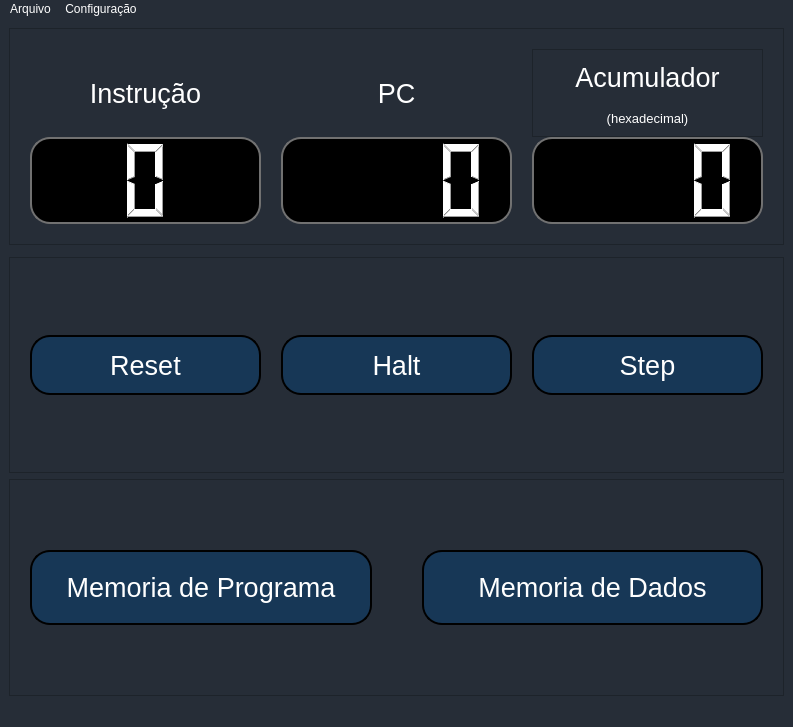
<?xml version="1.0" encoding="UTF-8"?>
<ui version="4.0">
 <class>MainWindow</class>
 <widget class="QMainWindow" name="MainWindow">
  <property name="geometry">
   <rect>
    <x>0</x>
    <y>0</y>
    <width>793</width>
    <height>727</height>
   </rect>
  </property>
  <property name="windowTitle">
   <string>BIPy</string>
  </property>
  <property name="styleSheet">
   <string notr="true">QWidget{
	background: #262d37;
	color: white;
}

QPushButton{
	border-radius: 20%;;
	background: rgba(0, 71, 133,0.4);
	color: white;
	border: 2px solid #000;
}

QPushButton:hover{
	background: rgba(0, 71, 133,0.3);
}

QPushButton:pressed{
	background:rgba(0, 71, 133,0.2);
}

QLCDNumber{
  background-color: rgb(0, 0, 0);
  border: 2px solid rgb(113, 113, 113);
  border-width: 2%;
  border-radius: 20%;
  color: rgb(255, 255, 255);
}</string>
  </property>
  <widget class="QWidget" name="centralwidget">
   <property name="palette">
    <palette>
     <active>
      <colorrole role="WindowText">
       <brush brushstyle="SolidPattern">
        <color alpha="255">
         <red>255</red>
         <green>255</green>
         <blue>255</blue>
        </color>
       </brush>
      </colorrole>
      <colorrole role="Button">
       <brush brushstyle="SolidPattern">
        <color alpha="255">
         <red>38</red>
         <green>45</green>
         <blue>55</blue>
        </color>
       </brush>
      </colorrole>
      <colorrole role="Text">
       <brush brushstyle="SolidPattern">
        <color alpha="255">
         <red>255</red>
         <green>255</green>
         <blue>255</blue>
        </color>
       </brush>
      </colorrole>
      <colorrole role="ButtonText">
       <brush brushstyle="SolidPattern">
        <color alpha="255">
         <red>255</red>
         <green>255</green>
         <blue>255</blue>
        </color>
       </brush>
      </colorrole>
      <colorrole role="Base">
       <brush brushstyle="SolidPattern">
        <color alpha="255">
         <red>38</red>
         <green>45</green>
         <blue>55</blue>
        </color>
       </brush>
      </colorrole>
      <colorrole role="Window">
       <brush brushstyle="SolidPattern">
        <color alpha="255">
         <red>38</red>
         <green>45</green>
         <blue>55</blue>
        </color>
       </brush>
      </colorrole>
     </active>
     <inactive>
      <colorrole role="WindowText">
       <brush brushstyle="SolidPattern">
        <color alpha="255">
         <red>255</red>
         <green>255</green>
         <blue>255</blue>
        </color>
       </brush>
      </colorrole>
      <colorrole role="Button">
       <brush brushstyle="SolidPattern">
        <color alpha="255">
         <red>38</red>
         <green>45</green>
         <blue>55</blue>
        </color>
       </brush>
      </colorrole>
      <colorrole role="Text">
       <brush brushstyle="SolidPattern">
        <color alpha="255">
         <red>255</red>
         <green>255</green>
         <blue>255</blue>
        </color>
       </brush>
      </colorrole>
      <colorrole role="ButtonText">
       <brush brushstyle="SolidPattern">
        <color alpha="255">
         <red>255</red>
         <green>255</green>
         <blue>255</blue>
        </color>
       </brush>
      </colorrole>
      <colorrole role="Base">
       <brush brushstyle="SolidPattern">
        <color alpha="255">
         <red>38</red>
         <green>45</green>
         <blue>55</blue>
        </color>
       </brush>
      </colorrole>
      <colorrole role="Window">
       <brush brushstyle="SolidPattern">
        <color alpha="255">
         <red>38</red>
         <green>45</green>
         <blue>55</blue>
        </color>
       </brush>
      </colorrole>
     </inactive>
     <disabled>
      <colorrole role="WindowText">
       <brush brushstyle="SolidPattern">
        <color alpha="255">
         <red>255</red>
         <green>255</green>
         <blue>255</blue>
        </color>
       </brush>
      </colorrole>
      <colorrole role="Button">
       <brush brushstyle="SolidPattern">
        <color alpha="255">
         <red>38</red>
         <green>45</green>
         <blue>55</blue>
        </color>
       </brush>
      </colorrole>
      <colorrole role="Text">
       <brush brushstyle="SolidPattern">
        <color alpha="255">
         <red>255</red>
         <green>255</green>
         <blue>255</blue>
        </color>
       </brush>
      </colorrole>
      <colorrole role="ButtonText">
       <brush brushstyle="SolidPattern">
        <color alpha="255">
         <red>255</red>
         <green>255</green>
         <blue>255</blue>
        </color>
       </brush>
      </colorrole>
      <colorrole role="Base">
       <brush brushstyle="SolidPattern">
        <color alpha="255">
         <red>38</red>
         <green>45</green>
         <blue>55</blue>
        </color>
       </brush>
      </colorrole>
      <colorrole role="Window">
       <brush brushstyle="SolidPattern">
        <color alpha="255">
         <red>38</red>
         <green>45</green>
         <blue>55</blue>
        </color>
       </brush>
      </colorrole>
     </disabled>
    </palette>
   </property>
   <layout class="QVBoxLayout" name="verticalLayout">
    <item>
     <widget class="QFrame" name="frame">
      <property name="font">
       <font>
        <pointsize>15</pointsize>
       </font>
      </property>
      <property name="frameShape">
       <enum>QFrame::StyledPanel</enum>
      </property>
      <property name="frameShadow">
       <enum>QFrame::Raised</enum>
      </property>
      <layout class="QGridLayout" name="gridLayout">
       <property name="leftMargin">
        <number>20</number>
       </property>
       <property name="topMargin">
        <number>20</number>
       </property>
       <property name="rightMargin">
        <number>20</number>
       </property>
       <property name="bottomMargin">
        <number>20</number>
       </property>
       <property name="horizontalSpacing">
        <number>20</number>
       </property>
       <property name="verticalSpacing">
        <number>0</number>
       </property>
       <item row="0" column="0">
        <widget class="QLabel" name="label">
         <property name="font">
          <font>
           <pointsize>20</pointsize>
          </font>
         </property>
         <property name="text">
          <string>Instrução</string>
         </property>
         <property name="alignment">
          <set>Qt::AlignCenter</set>
         </property>
        </widget>
       </item>
       <item row="1" column="1">
        <widget class="QLCDNumber" name="program_counter">
         <property name="frameShape">
          <enum>QFrame::NoFrame</enum>
         </property>
         <property name="digitCount">
          <number>4</number>
         </property>
         <property name="mode">
          <enum>QLCDNumber::Hex</enum>
         </property>
         <property name="value" stdset="0">
          <double>0.000000000000000</double>
         </property>
        </widget>
       </item>
       <item row="0" column="1">
        <widget class="QLabel" name="label_2">
         <property name="font">
          <font>
           <pointsize>20</pointsize>
          </font>
         </property>
         <property name="text">
          <string>PC</string>
         </property>
         <property name="alignment">
          <set>Qt::AlignCenter</set>
         </property>
        </widget>
       </item>
       <item row="1" column="0">
        <widget class="QLCDNumber" name="instruct_counter">
         <property name="frameShape">
          <enum>QFrame::NoFrame</enum>
         </property>
         <property name="digitCount">
          <number>1</number>
         </property>
         <property name="mode">
          <enum>QLCDNumber::Hex</enum>
         </property>
         <property name="value" stdset="0">
          <double>0.000000000000000</double>
         </property>
        </widget>
       </item>
       <item row="1" column="2">
        <widget class="QLCDNumber" name="acumulador">
         <property name="frameShape">
          <enum>QFrame::NoFrame</enum>
         </property>
         <property name="digitCount">
          <number>4</number>
         </property>
         <property name="mode">
          <enum>QLCDNumber::Hex</enum>
         </property>
         <property name="value" stdset="0">
          <double>0.000000000000000</double>
         </property>
        </widget>
       </item>
       <item row="0" column="2">
        <widget class="QFrame" name="frame_4">
         <property name="frameShape">
          <enum>QFrame::StyledPanel</enum>
         </property>
         <property name="frameShadow">
          <enum>QFrame::Raised</enum>
         </property>
         <layout class="QVBoxLayout" name="verticalLayout_2">
          <property name="bottomMargin">
           <number>0</number>
          </property>
          <item>
           <widget class="QLabel" name="label_3">
            <property name="font">
             <font>
              <pointsize>20</pointsize>
             </font>
            </property>
            <property name="text">
             <string>Acumulador</string>
            </property>
            <property name="alignment">
             <set>Qt::AlignCenter</set>
            </property>
           </widget>
          </item>
          <item>
           <widget class="QFrame" name="frame_5">
            <property name="maximumSize">
             <size>
              <width>16777215</width>
              <height>50</height>
             </size>
            </property>
            <property name="styleSheet">
             <string notr="true"/>
            </property>
            <property name="frameShape">
             <enum>QFrame::NoFrame</enum>
            </property>
            <property name="frameShadow">
             <enum>QFrame::Raised</enum>
            </property>
            <layout class="QHBoxLayout" name="horizontalLayout">
             <property name="spacing">
              <number>0</number>
             </property>
             <property name="leftMargin">
              <number>0</number>
             </property>
             <property name="topMargin">
              <number>0</number>
             </property>
             <property name="rightMargin">
              <number>0</number>
             </property>
             <property name="bottomMargin">
              <number>0</number>
             </property>
             <item>
              <widget class="QLabel" name="label_4">
               <property name="enabled">
                <bool>true</bool>
               </property>
               <property name="maximumSize">
                <size>
                 <width>16777215</width>
                 <height>15</height>
                </size>
               </property>
               <property name="font">
                <font>
                 <pointsize>10</pointsize>
                </font>
               </property>
               <property name="text">
                <string>(hexadecimal)</string>
               </property>
               <property name="alignment">
                <set>Qt::AlignCenter</set>
               </property>
              </widget>
             </item>
            </layout>
           </widget>
          </item>
         </layout>
        </widget>
       </item>
      </layout>
     </widget>
    </item>
    <item>
     <widget class="QDialogButtonBox" name="buttonBox"/>
    </item>
    <item>
     <widget class="QFrame" name="frame_2">
      <property name="frameShape">
       <enum>QFrame::StyledPanel</enum>
      </property>
      <property name="frameShadow">
       <enum>QFrame::Raised</enum>
      </property>
      <layout class="QHBoxLayout" name="horizontalLayout_2">
       <property name="spacing">
        <number>20</number>
       </property>
       <property name="leftMargin">
        <number>20</number>
       </property>
       <property name="topMargin">
        <number>20</number>
       </property>
       <property name="rightMargin">
        <number>20</number>
       </property>
       <property name="bottomMargin">
        <number>20</number>
       </property>
       <item>
        <widget class="QPushButton" name="reset_button">
         <property name="minimumSize">
          <size>
           <width>0</width>
           <height>60</height>
          </size>
         </property>
         <property name="font">
          <font>
           <pointsize>20</pointsize>
          </font>
         </property>
         <property name="cursor">
          <cursorShape>PointingHandCursor</cursorShape>
         </property>
         <property name="toolTip">
          <string>Reseta o runtime do processador</string>
         </property>
         <property name="statusTip">
          <string>Reseta o runtime do processador</string>
         </property>
         <property name="whatsThis">
          <string/>
         </property>
         <property name="text">
          <string>Reset</string>
         </property>
         <property name="shortcut">
          <string>Ctrl+R</string>
         </property>
        </widget>
       </item>
       <item>
        <widget class="QPushButton" name="halt_check">
         <property name="minimumSize">
          <size>
           <width>0</width>
           <height>60</height>
          </size>
         </property>
         <property name="font">
          <font>
           <pointsize>20</pointsize>
          </font>
         </property>
         <property name="cursor">
          <cursorShape>PointingHandCursor</cursorShape>
         </property>
         <property name="toolTip">
          <string>Step automático</string>
         </property>
         <property name="toolTipDuration">
          <number>-1</number>
         </property>
         <property name="statusTip">
          <string>Step automático</string>
         </property>
         <property name="layoutDirection">
          <enum>Qt::LeftToRight</enum>
         </property>
         <property name="styleSheet">
          <string notr="true">
QPushButton:checked{ 
	background-color: rgba(0, 71, 133,0.8);
 }</string>
         </property>
         <property name="text">
          <string>Halt</string>
         </property>
         <property name="checkable">
          <bool>true</bool>
         </property>
         <property name="checked">
          <bool>false</bool>
         </property>
         <property name="autoDefault">
          <bool>false</bool>
         </property>
         <property name="default">
          <bool>false</bool>
         </property>
         <property name="flat">
          <bool>false</bool>
         </property>
        </widget>
       </item>
       <item>
        <widget class="QPushButton" name="step_button">
         <property name="minimumSize">
          <size>
           <width>0</width>
           <height>60</height>
          </size>
         </property>
         <property name="font">
          <font>
           <pointsize>20</pointsize>
          </font>
         </property>
         <property name="cursor">
          <cursorShape>PointingHandCursor</cursorShape>
         </property>
         <property name="toolTip">
          <string>Executar a próxima instrução</string>
         </property>
         <property name="statusTip">
          <string>Executar a próxima instrução</string>
         </property>
         <property name="styleSheet">
          <string notr="true"/>
         </property>
         <property name="text">
          <string>Step</string>
         </property>
         <property name="shortcut">
          <string>Space</string>
         </property>
        </widget>
       </item>
      </layout>
     </widget>
    </item>
    <item>
     <widget class="QFrame" name="frame_3">
      <property name="font">
       <font>
        <pointsize>20</pointsize>
       </font>
      </property>
      <property name="frameShape">
       <enum>QFrame::StyledPanel</enum>
      </property>
      <property name="frameShadow">
       <enum>QFrame::Raised</enum>
      </property>
      <layout class="QHBoxLayout" name="horizontalLayout_3">
       <property name="spacing">
        <number>50</number>
       </property>
       <property name="leftMargin">
        <number>20</number>
       </property>
       <property name="topMargin">
        <number>20</number>
       </property>
       <property name="rightMargin">
        <number>20</number>
       </property>
       <property name="bottomMargin">
        <number>20</number>
       </property>
       <item>
        <widget class="QPushButton" name="pushButton_2">
         <property name="minimumSize">
          <size>
           <width>0</width>
           <height>75</height>
          </size>
         </property>
         <property name="font">
          <font>
           <pointsize>20</pointsize>
          </font>
         </property>
         <property name="cursor">
          <cursorShape>PointingHandCursor</cursorShape>
         </property>
         <property name="toolTip">
          <string>Abrir memoria de programa</string>
         </property>
         <property name="toolTipDuration">
          <number>0</number>
         </property>
         <property name="statusTip">
          <string>Abrir memoria de programa</string>
         </property>
         <property name="text">
          <string>Memoria de Programa</string>
         </property>
         <property name="shortcut">
          <string>Ctrl+P</string>
         </property>
        </widget>
       </item>
       <item>
        <widget class="QPushButton" name="pushButton">
         <property name="minimumSize">
          <size>
           <width>0</width>
           <height>75</height>
          </size>
         </property>
         <property name="font">
          <font>
           <pointsize>20</pointsize>
          </font>
         </property>
         <property name="cursor">
          <cursorShape>PointingHandCursor</cursorShape>
         </property>
         <property name="toolTip">
          <string>Abrir memoria de dados</string>
         </property>
         <property name="statusTip">
          <string>Abrir memoria de dados</string>
         </property>
         <property name="text">
          <string>Memoria de Dados</string>
         </property>
         <property name="shortcut">
          <string>Ctrl+D</string>
         </property>
        </widget>
       </item>
      </layout>
     </widget>
    </item>
   </layout>
  </widget>
  <widget class="QMenuBar" name="menubar">
   <property name="geometry">
    <rect>
     <x>0</x>
     <y>0</y>
     <width>793</width>
     <height>21</height>
    </rect>
   </property>
   <widget class="QMenu" name="menuArquivo">
    <property name="title">
     <string>Arquivo</string>
    </property>
    <widget class="QMenu" name="menuAbrir">
     <property name="title">
      <string>Carregar</string>
     </property>
     <addaction name="actionMemoria_de_Dados"/>
     <addaction name="actionMemoria_de_Programa"/>
    </widget>
    <widget class="QMenu" name="menuSalvar">
     <property name="title">
      <string>Salvar</string>
     </property>
     <addaction name="actionMemoria_de_Dados_2"/>
     <addaction name="actionMemoria_de_Programa_2"/>
    </widget>
    <addaction name="menuSalvar"/>
    <addaction name="menuAbrir"/>
   </widget>
   <widget class="QMenu" name="menuConfigura_o">
    <property name="title">
     <string>Configuração</string>
    </property>
    <widget class="QMenu" name="menuAlterar_modo_do_acumulador">
     <property name="title">
      <string>Alterar modo do acumulador</string>
     </property>
     <addaction name="actionHexadecimal"/>
     <addaction name="actionDecimal"/>
    </widget>
    <addaction name="actionSetar_Clock"/>
    <addaction name="menuAlterar_modo_do_acumulador"/>
   </widget>
   <addaction name="menuArquivo"/>
   <addaction name="menuConfigura_o"/>
  </widget>
  <widget class="QStatusBar" name="statusbar"/>
  <action name="actionAbrir_Memoria_de_Dados">
   <property name="text">
    <string>Abrir Memoria de Dados</string>
   </property>
  </action>
  <action name="actionMemoria_de_Dados">
   <property name="text">
    <string>Memoria de Dados</string>
   </property>
  </action>
  <action name="actionMemoria_de_Programa">
   <property name="text">
    <string>Memoria de Programa</string>
   </property>
  </action>
  <action name="actionMemoria_de_Dados_2">
   <property name="text">
    <string>Memoria de Dados</string>
   </property>
  </action>
  <action name="actionMemoria_de_Programa_2">
   <property name="text">
    <string>Memoria de Programa</string>
   </property>
  </action>
  <action name="actionSetar_Clock">
   <property name="text">
    <string>Setar Clock</string>
   </property>
   <property name="statusTip">
    <string>Altera a velocidade do clock</string>
   </property>
   <property name="shortcut">
    <string>Ctrl+H</string>
   </property>
  </action>
  <action name="actionHexadecimal">
   <property name="text">
    <string>Hexadecimal</string>
   </property>
   <property name="statusTip">
    <string>Alternar o modo de display do acumulador para Hexadecimal</string>
   </property>
   <property name="shortcut">
    <string>Ctrl+Shift+H</string>
   </property>
  </action>
  <action name="actionDecimal">
   <property name="text">
    <string>Decimal</string>
   </property>
   <property name="statusTip">
    <string>Alternar o modo de display do acumulador para Decimal</string>
   </property>
   <property name="shortcut">
    <string>Ctrl+Shift+D</string>
   </property>
  </action>
 </widget>
 <resources/>
 <connections/>
</ui>
